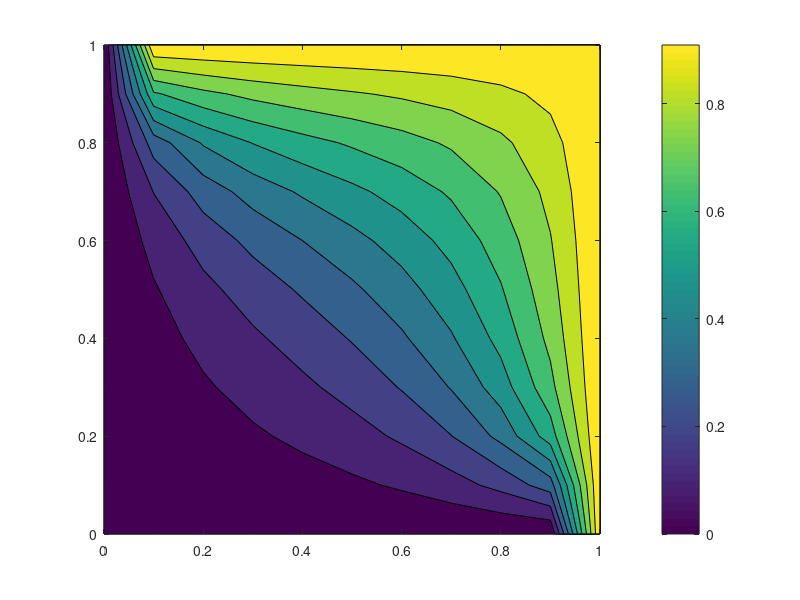
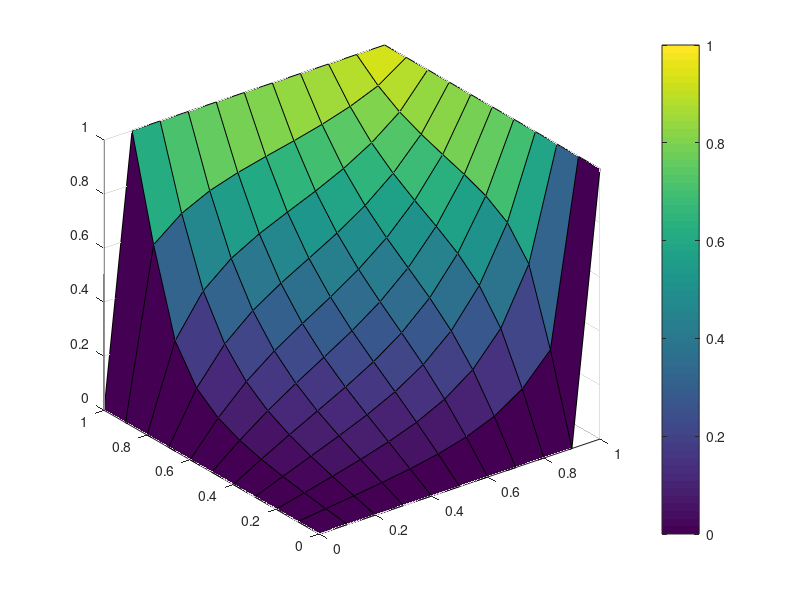

These figures' MATLAB source, in order:
clear
close all
clc

dx = 0.1;
dy = 0.1;
dt = 0.2;

x = 0:dx:1;
y = 0:dy:1;
t = 0:dt:.2;

u = zeros(length(x), length(y), length(t));

%EQ: ∂u/∂t = ∂2u/∂x2 + ∂2u/∂y2
%IC: u(x, y, 0) = 0;
%BC1: u(0, y, t) = 1;
%BC2: u(1, y, t) = 1;
%BC3: u(x, 0, t) = 1;
%BC4: u(x, 1, t) = 1;

% Discreted EQ:
% u(i, j, n+1) = λx * u(i+1, j, n+1) + λx * u(i-1, j, n+1) +
% λy * u(i, j+1, n+1) + λy * u(i, j-1, n) +
% (- 2 * λx - 2 * λy) * u(i,j,n+1)
lamdaX = dt/dx^2;   % λx = dt/dx2
lamdaY = dt/dy^2;   % λy = dt/dy2

%% IC:
% because the value of u is already 0 at time 0, u(any, any, 1) = 0, we
% leave this field
% u(:, :, 1) = 0;
%% BC1:
u(1, :, :) = 0;
%% BC2:
u(end, :, :) = 1;
%% BC3:
u(:, 1, :) = 0;
%% BC4:
u(:, end, :) = 1;


% expansion factor
w = 1;


for n = 1:length(t)-1
    % Initial guess:
    U = u(:,:,n);
    % creating U2 for comparison
    U2 = U; %preallocating U2
    err = 1; %initiating error
    k = 0; %error counter
    while err > 0.01
        for i = 2:length(x)-1
            A = zeros(length(U)); B = A(:,1); % preallocating A & B
            ii = 0; %equation counter
            for j = 2:length(y)-1
                %EQ:
                ii = ii + 1;
                A(ii, j) = 1;
                A(ii, j + 1) = -lamdaX/(2*lamdaX+2*lamdaY+1);
                A(ii, j - 1) = -lamdaX/(2*lamdaX+2*lamdaY+1);
                B(ii) = 1 / (2*lamdaX+2*lamdaY+1) * u(i,j,n)+...
                    lamdaY/(2*lamdaX+2*lamdaY+1) * U(i, j+1) + ...
                    lamdaY/(2*lamdaX+2*lamdaY+1) * U(i, j-1);
            end
            %BC1:
            ii = ii + 1;
            A(ii, 1) = 1;
            B(ii) = 0;
            %BC4;
            ii = ii + 1;
            A(ii, end) = 1;
            B(ii) = 1;
            U2(:, i) = A\B;
        end
        U2 = (1 - w) * U + w * U2;
        err = max(max(abs(U2-U)./abs(U2)));
        U = U2;
        k = k + 1;
    end
    u(:, :, n+1) = U;
    contourf(x, y, u(:, :, n+1))
    colorbar
    pause(0.05)
end

hold off
figure
[X, Y] = meshgrid(x, y);
surf(X, Y, u(:, :, end))
colorbar

